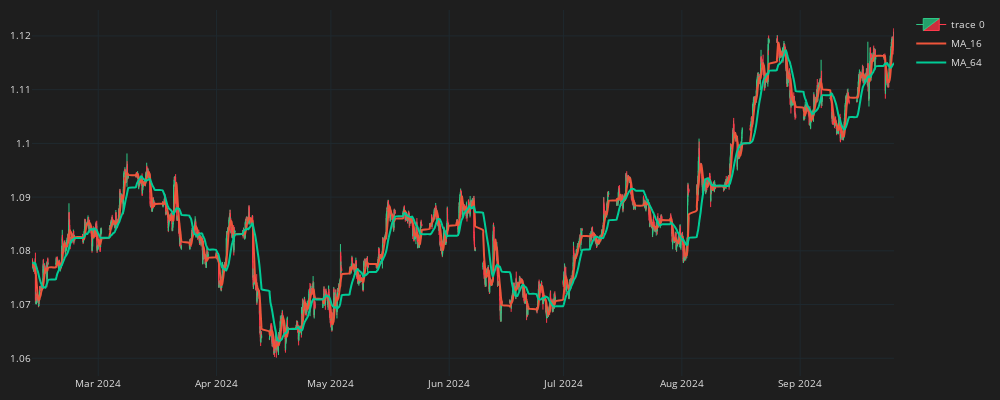

Write notebook code for a chart like this one.
### Code cell
fig = go.Figure()
fig.add_trace(go.Candlestick(
    x= df_plot.time, open=df_plot.mid_o, high=df_plot.mid_h, low=df_plot.mid_l, close=df_plot.mid_c,
     line=dict(width=1),opacity=1,
     increasing_fillcolor='#24A06B',
     decreasing_fillcolor='#CC2E3C',
     increasing_line_color='#2EC886',
     decreasing_line_color='#FF3A4C'))
     
for ma in ma_list:
    col = f"MA_{ma}"
    fig.add_trace(go.Scatter(x=df_plot.time,
        y=df_plot[col],
        line=dict(width=2),
        line_shape='spline',
        name=col))

fig.update_layout(width=1000,height=400,
    margin=dict(l=10,r=10,b=10,t=10),
    font=dict(size=10, color="#e1e1e1"),
    paper_bgcolor= "#1e1e1e",
    plot_bgcolor="#1e1e1e")

fig.update_xaxes(gridcolor="#1f292f",showgrid=True,fixedrange=True,rangeslider=dict(visible=False))
fig.update_yaxes(gridcolor="#1f292f",showgrid=True,fixedrange=True)

fig.show()

### Figure 1 — Plotly figure (JSON) as saved in the notebook; plotly's stock layout.template omitted (floating-point values rounded to 4 significant figures; data arrays with more than 128 entries replaced by an {"elided": "..."} marker saying what was removed)
{"data": [{"close": {"elided": "3886 float values"}, "decreasing": {"fillcolor": "#CC2E3C", "line": {"color": "#FF3A4C"}}, "high": {"elided": "3886 float values"}, "increasing": {"fillcolor": "#24A06B", "line": {"color": "#2EC886"}}, "line": {"width": 1}, "low": {"elided": "3886 float values"}, "opacity": 1, "open": {"elided": "3886 float values"}, "type": "candlestick", "x": {"elided": "3886 str values"}}, {"line": {"shape": "spline", "width": 2}, "name": "MA_16", "type": "scatter", "x": {"elided": "3886 str values"}, "y": {"elided": "3886 float values"}}, {"line": {"shape": "spline", "width": 2}, "name": "MA_64", "type": "scatter", "x": {"elided": "3886 str values"}, "y": {"elided": "3886 float values"}}], "layout": {"font": {"color": "#e1e1e1", "size": 10}, "height": 400, "margin": {"b": 10, "l": 10, "r": 10, "t": 10}, "paper_bgcolor": "#1e1e1e", "plot_bgcolor": "#1e1e1e", "width": 1000, "xaxis": {"fixedrange": true, "gridcolor": "#1f292f", "rangeslider": {"visible": false}, "showgrid": true}, "yaxis": {"fixedrange": true, "gridcolor": "#1f292f", "showgrid": true}}}
